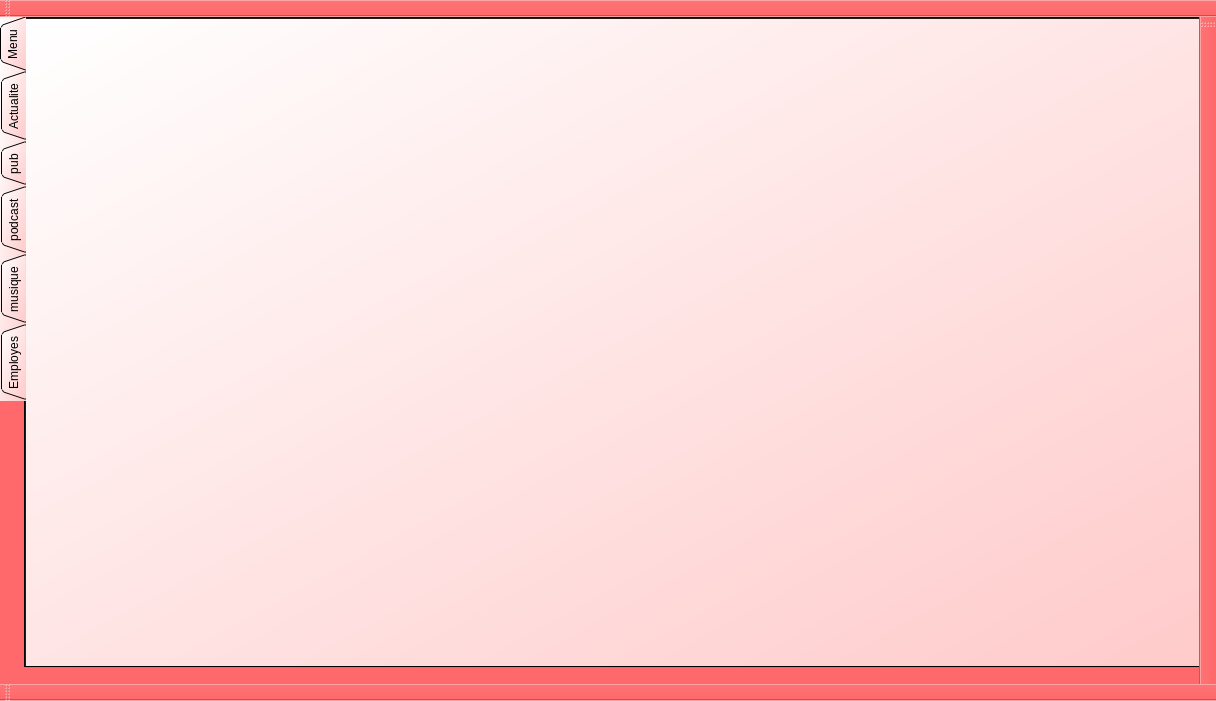
<?xml version="1.0" encoding="UTF-8"?>
<ui version="4.0">
 <class>MainWindow</class>
 <widget class="QMainWindow" name="MainWindow">
  <property name="geometry">
   <rect>
    <x>0</x>
    <y>0</y>
    <width>1216</width>
    <height>701</height>
   </rect>
  </property>
  <property name="windowTitle">
   <string>MainWindow</string>
  </property>
  <property name="styleSheet">
   <string notr="true">background-color: rgb(255, 105, 107);</string>
  </property>
  <widget class="QWidget" name="centralwidget">
   <widget class="QTabWidget" name="tabWidget">
    <property name="geometry">
     <rect>
      <x>0</x>
      <y>0</y>
      <width>1201</width>
      <height>651</height>
     </rect>
    </property>
    <property name="layoutDirection">
     <enum>Qt::LeftToRight</enum>
    </property>
    <property name="styleSheet">
     <string notr="true">background-color: qlineargradient(spread:pad, x1:0, y1:0, x2:1, y2:1, stop:0 rgba(255, 255, 255, 255), stop:1 rgba(255, 202, 202, 255));
</string>
    </property>
    <property name="tabPosition">
     <enum>QTabWidget::West</enum>
    </property>
    <property name="tabShape">
     <enum>QTabWidget::Triangular</enum>
    </property>
    <property name="currentIndex">
     <number>0</number>
    </property>
    <widget class="QWidget" name="tab">
     <attribute name="title">
      <string>Menu</string>
     </attribute>
    </widget>
    <widget class="QWidget" name="tab_1">
     <attribute name="title">
      <string>Actualite</string>
     </attribute>
    </widget>
    <widget class="QWidget" name="tab_2">
     <attribute name="title">
      <string>pub</string>
     </attribute>
    </widget>
    <widget class="QWidget" name="tab_3">
     <attribute name="title">
      <string>podcast</string>
     </attribute>
    </widget>
    <widget class="QWidget" name="tab_4">
     <attribute name="title">
      <string>musique</string>
     </attribute>
    </widget>
    <widget class="QWidget" name="tab_5">
     <attribute name="title">
      <string>Employes</string>
     </attribute>
    </widget>
   </widget>
  </widget>
  <widget class="QMenuBar" name="menubar">
   <property name="geometry">
    <rect>
     <x>0</x>
     <y>0</y>
     <width>1216</width>
     <height>26</height>
    </rect>
   </property>
  </widget>
  <widget class="QToolBar" name="toolBar">
   <property name="windowTitle">
    <string>toolBar</string>
   </property>
   <attribute name="toolBarArea">
    <enum>TopToolBarArea</enum>
   </attribute>
   <attribute name="toolBarBreak">
    <bool>false</bool>
   </attribute>
  </widget>
  <widget class="QToolBar" name="toolBar_2">
   <property name="windowTitle">
    <string>toolBar_2</string>
   </property>
   <attribute name="toolBarArea">
    <enum>BottomToolBarArea</enum>
   </attribute>
   <attribute name="toolBarBreak">
    <bool>false</bool>
   </attribute>
  </widget>
  <widget class="QToolBar" name="toolBar_3">
   <property name="windowTitle">
    <string>toolBar_3</string>
   </property>
   <attribute name="toolBarArea">
    <enum>RightToolBarArea</enum>
   </attribute>
   <attribute name="toolBarBreak">
    <bool>false</bool>
   </attribute>
  </widget>
 </widget>
 <resources/>
 <connections/>
</ui>
